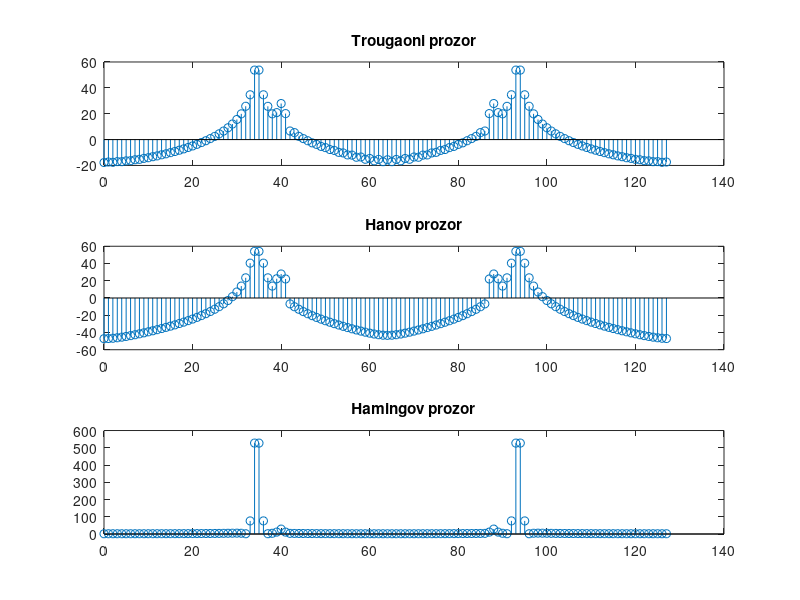

Recreate this plot in MATLAB.
N=128;
n=0:N-1;

e=1200*cos(2*pi*(34.5/128)*n)+50*cos(2*pi*(40/128)*n);


%trougaoni prozor
w=triang(N)';
e3=e.*w;
E3=2*abs(fft(e3))/N;
E3=20*log10(E3);
subplot(3,1,1),stem(n,E3);
title('Trougaoni prozor');

%hanov prozor
w=hanning(N)';
e4=e.*w;
E4=2*abs(fft(e4))/N;
E4=20*log10(E4);
subplot(3,1,2),stem(n,E4);
title('Hanov prozor');

%hamingov prozor
w=hamming(N)';
e5=e.*w;
E5=2*abs(fft(e5))/N;
E4=20*log10(E5);
subplot(3,1,3),stem(n,E5);
title('Hamingov prozor');

